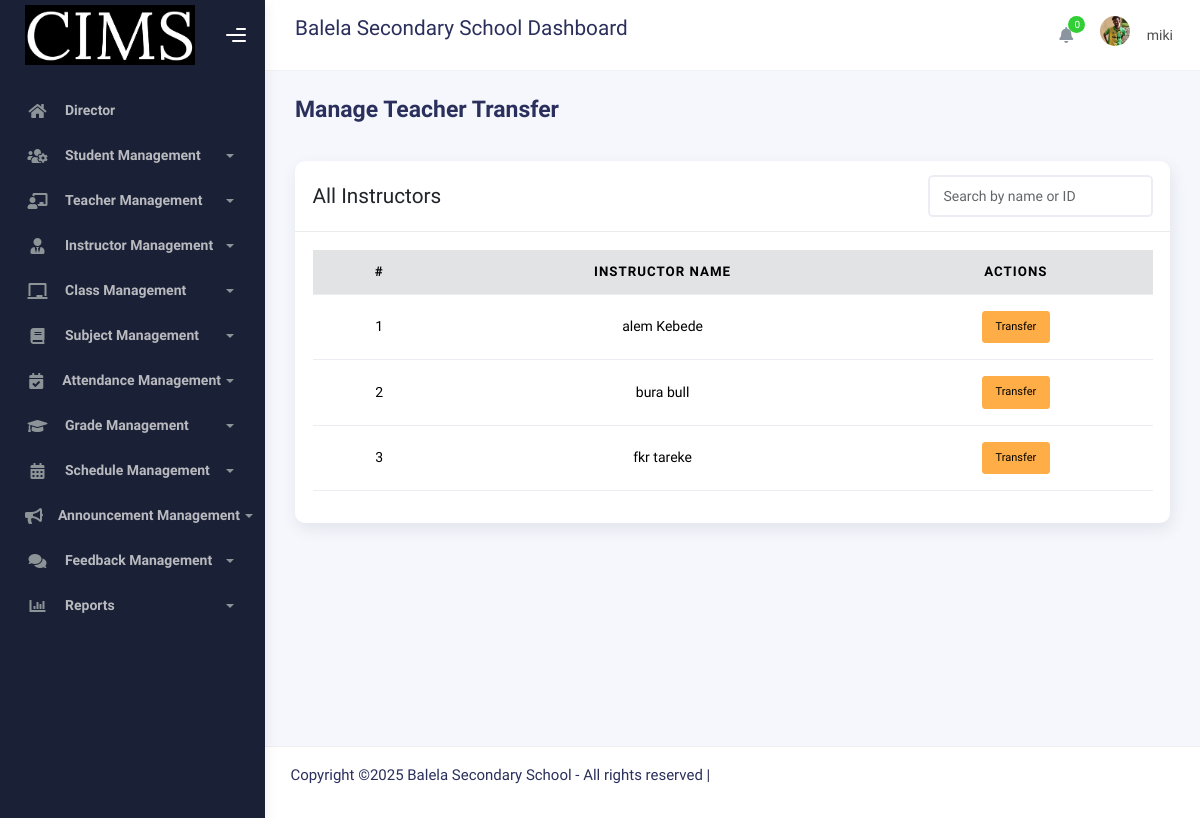
Page /Director/view_transfer_instructor.php (signed in) on the committed database.
### tables this page shows
CREATE TABLE IF NOT EXISTS `users` (
  `uid` int NOT NULL AUTO_INCREMENT,
  `idNumber` varchar(50) NOT NULL,
  `profile_picture` varchar(250) NOT NULL,
  `first_name` varchar(30) NOT NULL,
  `father_name` varchar(30) NOT NULL,
  `grandfather_name` varchar(30) NOT NULL,
  `gender` varchar(30) NOT NULL,
  `user_type` varchar(30) NOT NULL,
  `username` varchar(50) NOT NULL,
  `password` varchar(250) NOT NULL,
  `email` varchar(50) NOT NULL,
  `phone` varchar(50) NOT NULL,
  `user_status` int NOT NULL,
  PRIMARY KEY (`uid`)
);

CREATE TABLE IF NOT EXISTS `role_type` (
  `rid` int NOT NULL AUTO_INCREMENT,
  `role_name` varchar(50) NOT NULL,
  `abbreviation_name` varchar(30) NOT NULL,
  `description` text,
  `created_at` timestamp NULL DEFAULT CURRENT_TIMESTAMP,
  PRIMARY KEY (`rid`)
);

### connection/function.php (called while the page is built, shortened)
<?php
include 'connection.php';
function decryptPassword($encryptedPassword) {
    $key = hash('sha256', SECRET_KEY);
    $iv = substr(hash('sha256', SECRET_IV), 0, 16);
    return openssl_decrypt($encryptedPassword, ENCRYPT_METHOD, $key, 0, $iv);
}
function getUserByID($data)
{
    global $conn;
    $query = mysqli_query($conn, "SELECT * FROM users WHERE uid = '$data'");
    $result = mysqli_fetch_array($query);
    if ($result && isset($result["password"])) {
        $result["password"] = decryptPassword($result["password"]);
    }
    return $result;
}
function getRoleNameById($role_id) {
    global $conn;
    $role_id = (int)$role_id;
    $query = "SELECT role_name FROM role_type WHERE rid = $role_id";
    $result = mysqli_query($conn, $query);
    if ($result && mysqli_num_rows($result) > 0) {
        $row = mysqli_fetch_assoc($result);
        return $row['role_name'];
    }
    return null;
}
?>

### Director/view_transfer_instructor.php (the view, shortened to what this page needs)
<?php
include('directorHeader.php');
?>
<div class="container">
  <div class="page-inner">
    <div class="page-header">
      <h3 class="fw-bold mb-3">Manage Teacher Transfer</h3>
    </div>
    <div class="main-content">
      <section class="section">
        <div class="row">
          <div class="col-12">
            <div class="card">
              <div class="card-header d-flex justify-content-between align-items-center">
                <h4 class="mb-0">All Instructors</h4>
                <form method="GET" class="d-flex">
                  <input type="text" name="search" value="<?= htmlspecialchars($_GET['search'] ?? '') ?>" class="form-control" placeholder="Search by name or ID">
                </form>
              </div>
              <div class="card-body table-responsive">
                <table class="table table-hover align-middle text-center">
                  <thead class="table-secondary">
                    <tr>
                      <th>#</th>
                      <th>Instructor Name</th>
                      <th>Actions</th>
                    </tr>
                  </thead>
                  <tbody>
                  <?php
                    $search = trim($_GET['search'] ?? '');
                    $res = mysqli_query($conn, "SELECT u.uid, u.first_name, u.father_name
                                                FROM users u
                                                WHERE u.user_type = 4
                                                AND (u.first_name LIKE '%$search%' OR u.father_name LIKE '%$search%' OR u.uid LIKE '%$search%')
                                                ORDER BY u.first_name ASC");
                    $no = 1;
                    if(mysqli_num_rows($res) > 0){
                        while($row = mysqli_fetch_assoc($res)){
                            ?>
                            <tr>
                              <td><?= $no ?></td>
                              <td><?= htmlspecialchars($row['first_name'] . ' ' . $row['father_name']) ?></td>
                              <td>
                                <button type="button" class="btn btn-warning btn-sm transfer-btn"
                                  data-instructor-id="<?= $row['uid'] ?>"
                                  data-instructor-name="<?= htmlspecialchars($row['first_name'] . ' ' . $row['father_name']) ?>">
                                  Transfer
                                </button>
                              </td>
                            </tr>
                            <?php
                            $no++;
                        }
                    } else {
                        echo '<tr><td colspan="3" class="text-danger">No instructors found.</td></tr>';
                    }
                  ?>
                  </tbody>
                </table>
              </div>
            </div>
          </div>
        </div>
      </section>
    </div>
  </div>
</div>
<?php
include('../Admin/footer.php');
?>

### Director/directorHeader.php (shortened to what this page needs)
<?php
include '../connection/connection.php';
include '../connection/function.php';
?>
<!DOCTYPE html>
<html lang="en">
<head>
	<link rel="stylesheet" href="../assets/css/bootstrap.min.css">
	<link rel="stylesheet" href="../assets/css/plugins.min.css">
	<link rel="stylesheet" href="../assets/css/kaiadmin.min.css">
</head>
<?php
$profile = getUserByID($_SESSION["uid"]);
$roleName = getRoleNameById($profile["user_type"]);
if (isset($_SESSION["uid"]) and ($roleName == "Director")) {
?>
<body>
<div class="wrapper">
  <div class="sidebar" data-background-color="dark">
<div class="sidebar-logo">
 <div class="logo-header" data-background-color="dark">
   <div class = "logo">
	<img src="../assets/img/logo.png" alt="navbar brand" class="navbar-brand" height="60" width="170">
   </div>
  <div class="nav-toggle">
	<button class="btn btn-toggle toggle-sidebar"><i class="gg-menu-right"></i></button>
	<button class="btn btn-toggle sidenav-toggler"><i class="gg-menu-left"></i></button></div>
	<button class="topbar-toggler more"><i class="gg-more-vertical-alt"></i></button></div>
   </div>
<div class="sidebar-wrapper scrollbar scrollbar-inner">
  <div class="sidebar-content">
	<ul class="nav nav-secondary">
	  <li class="nav-item">
    <a href="director.php" class="collapsed"><i class="fas fa-home"></i><p><?php echo $roleName = getRoleNameById($profile["user_type"]); ?></p></a></li>
<li class="nav-item">
    <a data-bs-toggle="collapse" href="#users" role="button" aria-expanded="false" aria-controls="users">
        <i class="fas fa-users-cog"></i>
        <p>Student Management</p>
        <span class="caret"></span>
    </a>
</li>
      <li class="nav-item">
        <a data-bs-toggle="collapse" href="#teachers" role="button" aria-expanded="false" aria-controls="teachers">
          <i class="fas fa-chalkboard-teacher"></i>
          <p>Teacher Management</p>
          <span class="caret"></span>
        </a>
      </li>
      <li class="nav-item">
        <a data-bs-toggle="collapse" href="#instructors" role="button" aria-expanded="false" aria-controls="instructors">
          <i class="fas fa-user-tie"></i>
          <p>Instructor Management</p>
          <span class="caret"></span>
        </a>
      </li>
      <li class="nav-item">
        <a data-bs-toggle="collapse" href="#class" role="button" aria-expanded="false" aria-controls="class">
          <i class="fas fa-chalkboard"></i>
          <p>Class Management</p>
          <span class="caret"></span>
        </a>
      </li>
      <li class="nav-item">
        <a data-bs-toggle="collapse" href="#subject" role="button" aria-expanded="false" aria-controls="subject">
          <i class="fas fa-book"></i>
          <p>Subject Management</p>
          <span class="caret"></span>
        </a>
      </li>
          <li class="nav-item">
            <a data-bs-toggle="collapse" href="#attendance" role="button" aria-expanded="false" aria-controls="attendance">
              <i class="fas fa-calendar-check"></i>
              <p>Attendance Management</p>
              <span class="caret"></span>
            </a>
          </li>
          <li class="nav-item">
            <a data-bs-toggle="collapse" href="#grades" role="button" aria-expanded="false" aria-controls="grades">
              <i class="fas fa-graduation-cap"></i>
              <p>Grade Management</p>
              <span class="caret"></span>
            </a>
          </li>
          <li class="nav-item">
            <a data-bs-toggle="collapse" href="#schedule" role="button" aria-expanded="false" aria-controls="schedule">
              <i class="fas fa-calendar-alt"></i>
              <p>Schedule Management</p>
              <span class="caret"></span>
            </a>
          </li>
          <li class="nav-item">
            <a data-bs-toggle="collapse" href="#announcement" role="button" aria-expanded="false" aria-controls="announcement">
              <i class="fas fa-bullhorn"></i>
              <p>Announcement Management</p>
              <span class="caret"></span>
            </a>
          </li>
          <li class="nav-item">
            <a data-bs-toggle="collapse" href="#feedback" role="button" aria-expanded="false" aria-controls="feedback">
              <i class="fas fa-comments"></i>
              <p>Feedback Management</p>
              <span class="caret"></span>
            </a>
          </li>
<li class="nav-item">
  <a data-bs-toggle="collapse" href="#reports"><i class="fas fa-chart-bar"></i><p>Reports</p><span class="caret"></span></a>
     </li>
    </ul>
  </div>
 </div>
</div>
<div class="main-panel">
	<div class="main-header">
<nav class="navbar navbar-header navbar-header-transparent navbar-expand-lg border-bottom">
  <div class="container-fluid">
	<div class="input-group">
	  <div class="input-group-prepend">
		<h4>Balela Secondary School Dashboard </h4></div>
	    <ul class="navbar-nav topbar-nav ms-md-auto align-items-center">
<ul class="navbar-nav topbar-nav ms-md-auto align-items-center">
 <li class="nav-item topbar-icon dropdown hidden-caret">
  <a class="nav-link dropdown-toggle" href="#" id="notifDropdown" role="button" data-bs-toggle="dropdown" aria-haspopup="true" aria-expanded="false">
   <i class="fa fa-bell"></i><span class="notification" id="notifCount">0</span></a>
	</li>
<li class="nav-item topbar-user dropdown hidden-caret">
 <a class="dropdown-toggle profile-pic" data-bs-toggle="dropdown" href="#" aria-expanded="false">
    <div class="avatar-sm"><img class="profile-img" src="<?php echo $profile["profile_picture"]; ?>"
	       alt="Profile Picture" width="100" height="100"></div>
    <span class="profile-username"><span class="op-7"><?php echo "$profile[username]";?></span></span></span>
 </a>
				</li>
			</ul>
		</div>
	</nav>
</div>
<?php
} else {
}
?>

### Director/directorHeader.php (style rules this page uses)
.profile-img { width: 40px; height: 40px; border-radius: 80%; object-fit: cover; }

### Director/view_transfer_instructor.php (style rules this page uses)
.profile-img { width: 30px; height: 30px; border-radius: 50%; object-fit: cover; }
.table td, .table th { vertical-align: middle; }

### rows in the picture
users: user_type.role_name "Director", profile_picture (placeholder picture), username "miki"
users: first_name+father_name "alem Kebede"
users: first_name+father_name "bura bull"
users: first_name+father_name "fkr tareke"
